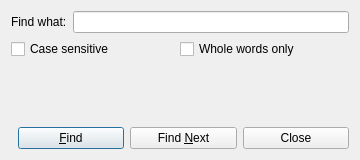
<?xml version="1.0" encoding="UTF-8"?>
<ui version="4.0">
 <class>FindDialog</class>
 <widget class="QDialog" name="FindDialog">
  <property name="geometry">
   <rect>
    <x>0</x>
    <y>0</y>
    <width>360</width>
    <height>160</height>
   </rect>
  </property>
  <property name="windowTitle">
   <string>Find</string>
  </property>
  <layout class="QVBoxLayout" name="verticalLayout">
   <item>
    <layout class="QHBoxLayout" name="searchLayout">
     <item>
      <widget class="QLabel" name="label">
       <property name="text">
        <string>Find what:</string>
       </property>
      </widget>
     </item>
     <item>
      <widget class="QLineEdit" name="searchEdit">
       <property name="clearButtonEnabled">
        <bool>true</bool>
       </property>
      </widget>
     </item>
    </layout>
   </item>
   <item>
    <layout class="QHBoxLayout" name="optionsLayout">
     <item>
      <widget class="QCheckBox" name="caseSensitiveCheck">
       <property name="text">
        <string>Case sensitive</string>
       </property>
      </widget>
     </item>
     <item>
      <widget class="QCheckBox" name="wholeWordCheck">
       <property name="text">
        <string>Whole words only</string>
       </property>
      </widget>
     </item>
     <item>
      <spacer name="horizontalSpacer">
       <property name="orientation">
        <enum>Qt::Horizontal</enum>
       </property>
      </spacer>
     </item>
    </layout>
   </item>
   <item>
    <widget class="QLabel" name="statusLabel">
     <property name="styleSheet">
      <string notr="true">QLabel { color: #e74c3c; }</string>
     </property>
     <property name="text">
      <string/>
     </property>
    </widget>
   </item>
   <item>
    <layout class="QHBoxLayout" name="buttonLayout">
     <item>
      <spacer name="horizontalSpacer_2">
       <property name="orientation">
        <enum>Qt::Horizontal</enum>
       </property>
      </spacer>
     </item>
     <item>
      <widget class="QPushButton" name="findButton">
       <property name="text">
        <string>&amp;Find</string>
       </property>
       <property name="default">
        <bool>true</bool>
       </property>
      </widget>
     </item>
     <item>
      <widget class="QPushButton" name="findNextButton">
       <property name="text">
        <string>Find &amp;Next</string>
       </property>
      </widget>
     </item>
     <item>
      <widget class="QPushButton" name="closeButton">
       <property name="text">
        <string>Close</string>
       </property>
      </widget>
     </item>
    </layout>
   </item>
  </layout>
 </widget>
 <resources/>
 <connections/>
</ui>
